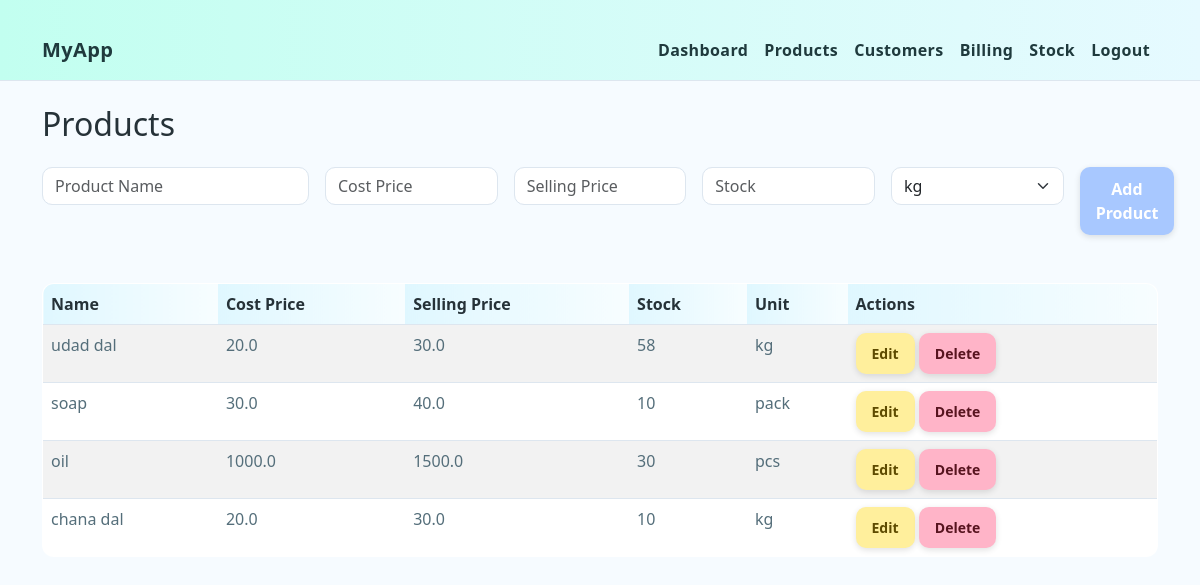
/products, run on an earlier commit of the app's database.
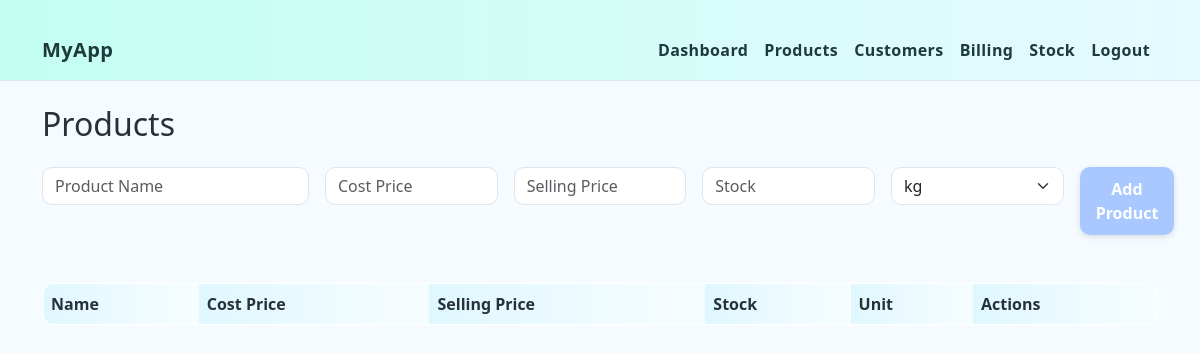
And on a later commit of the database.
### tables this page shows
CREATE TABLE products (
        id INTEGER PRIMARY KEY AUTOINCREMENT,
        name TEXT NOT NULL,
        cost_price REAL NOT NULL,
        sell_price REAL NOT NULL,
        stock INTEGER NOT NULL,
        unit TEXT NOT NULL DEFAULT 'pcs'
    );

### products.py (the view, shortened to what this page needs)
@products.route("/products", methods=["GET", "POST"])
def products_page():
    conn = get_db()
    cur = conn.cursor()
    cur.execute("SELECT * FROM products")
    items = cur.fetchall()
    conn.close()
    return render_template(
        "products.html",
        products=items,
        units=UNITS,
        show_nav=True
    )

### models.py (called while the page is built)
def get_db():
    conn = sqlite3.connect('grocery.db')
    conn.row_factory = sqlite3.Row
    return conn

### templates/products.html
{% extends "base.html" %}
{% block content %}
<h2 class="mb-4">Products</h2>
<form method="post" class="mb-5">
  <div class="row g-3">
    <div class="col-md-3">
      <input type="text" name="name" class="form-control" placeholder="Product Name" required>
    </div>
    <div class="col-md-2">
      <input type="number" name="cost_price" step="0.01" class="form-control" placeholder="Cost Price" required>
    </div>
    <div class="col-md-2">
      <input type="number" name="sell_price" step="0.01" class="form-control" placeholder="Selling Price" required>
    </div>
    <div class="col-md-2">
      <input type="number" name="stock" class="form-control" placeholder="Stock" required>
    </div>
    <div class="col-md-2">
      <select name="unit" class="form-select">
        {% for u in units %}
          <option value="{{ u }}">{{ u }}</option>
        {% endfor %}
      </select>
    </div>
    <div class="col-md-1 d-grid">
      <button type="submit" class="btn btn-primary w-100">Add Product</button>
    </div>
  </div>
</form>
<table class="table table-striped">
  <thead>
    <tr>
      <th>Name</th>
      <th>Cost Price</th>
      <th>Selling Price</th>
      <th>Stock</th>
      <th>Unit</th>
      <th>Actions</th>
    </tr>
  </thead>
  <tbody>
    {% for p in products %}
    <tr>
      <td>{{ p.name }}</td>
      <td>{{ p.cost_price }}</td>
      <td>{{ p.sell_price }}</td>
      <td>{{ p.stock }}</td>
      <td>{{ p.unit }}</td>
      <td>
        <a href="/products/{{ p.id }}/edit" class="btn btn-sm btn-warning">Edit</a>
        <form action="/products/{{ p.id }}/delete" method="post" style="display:inline;">
          <button type="submit" class="btn btn-sm btn-danger">Delete</button>
        </form>
      </td>
    </tr>
    {% endfor %}
  </tbody>
</table>
{% endblock %}

### templates/base.html (shortened to what this page needs)
<!doctype html>
<html lang="en">
  <head>
    <link href="https://cdn.jsdelivr.net/npm/bootstrap@5.3.2/dist/css/bootstrap.min.css" rel="stylesheet">
     <link rel="stylesheet" href="{{ url_for('static', filename='css/style.css') }}">
  </head>
  <body>
    {% if show_nav %}
    <nav class="navbar navbar-expand-lg navbar-light bg-light">
      <div class="container">
        <a class="navbar-brand" href="/">MyApp</a>
        <div class="collapse navbar-collapse" id="mainNav">
          <ul class="navbar-nav ms-auto">
            <li class="nav-item">
              <a class="nav-link" href="/">Dashboard</a>
            </li>
            <li class="nav-item">
              <a class="nav-link" href="/products">Products</a>
            </li>
            <li class="nav-item">
              <a class="nav-link" href="/customers">Customers</a>
            </li>
            <li class="nav-item">
              <a class="nav-link" href="/billing">Billing</a>
            </li>
            <li class="nav-item">
              <a class="nav-link" href="/stock">Stock</a>
              <li class="nav-item">
  <a class="nav-link" href="/logout">Logout</a>
</li>
          </ul>
        </div>
      </div>
    </nav>
    {% endif %}
    <main class="container py-4">
      {% block content %}{% endblock %}
    </main>
  </body>
</html>

### static/css/style.css (style rules this page uses)
:root { --mint: #9ff5c1; --mint-dark: #6fdca0; --aqua: #8fe9ff; --aqua-dark: #58d2f7; --yellow: #ffef9c; --yellow-dark: #ffe573; --sky: #a8c8ff; --sky-dark: #7aa9ff; --pink: #ffb4c8; --pink-dark: #ff8cad; --text-dark: #263238; --text-light: #546e7a; --bg-main: #f6fbff; --bg-card: #ffffff; --border: #dde6ef; }
* { transition: 0.25s ease; }
body { background: var(--bg-main); font-family: "Segoe UI", Roboto, sans-serif; margin: 0; padding-bottom: 70px; color: var(--text-dark); line-height: 1.5; }
.container { padding-top: 20px; }
.navbar { background: linear-gradient(90deg, #c2fff0, #e6faff); border-bottom: 1px solid var(--border); padding: 10px; }
.navbar-brand, .nav-link { color: #1f3a3d !important; font-weight: 600; letter-spacing: 0.4px; }
.btn { padding: 10px 16px; border-radius: 10px; font-weight: 600; border: none; box-shadow: 0px 2px 6px rgba(0,0,0,0.12); }
.btn-primary { background: var(--sky); }
input, select { border-radius: 10px !important; border: 1px solid var(--border) !important; padding: 10px; background: #fbfdff; }
.table { border-radius: 12px; background: white; border: 1px solid var(--border); overflow: hidden; }
.table th { background: linear-gradient(to right, #dff7ff, #f7fdff); font-weight: 700; color: var(--text-dark); }

What changed in the data, as far as the page shows it:
removed products: name "udad dal", cost_price "20.0", sell_price "30.0", stock "58", unit "kg"
removed products: name "soap", cost_price "30.0", sell_price "40.0", stock "10", unit "pack"
removed products: name "oil", cost_price "1000.0", sell_price "1500.0", stock "30", unit "pcs"
removed products: name "chana dal", cost_price "20.0", sell_price "30.0", stock "10", unit "kg"
